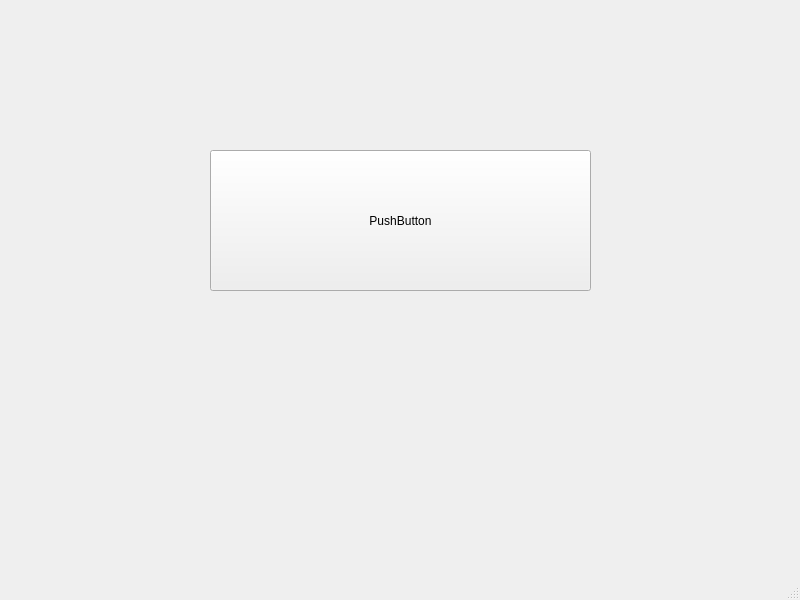
<?xml version="1.0" encoding="UTF-8"?>
<ui version="4.0">
 <class>MainWindow</class>
 <widget class="QMainWindow" name="MainWindow">
  <property name="geometry">
   <rect>
    <x>0</x>
    <y>0</y>
    <width>800</width>
    <height>600</height>
   </rect>
  </property>
  <property name="windowTitle">
   <string>MainWindow</string>
  </property>
  <widget class="QWidget" name="centralwidget">
   <widget class="QPushButton" name="pushButton">
    <property name="geometry">
     <rect>
      <x>210</x>
      <y>150</y>
      <width>381</width>
      <height>141</height>
     </rect>
    </property>
    <property name="text">
     <string>PushButton</string>
    </property>
   </widget>
  </widget>
  <widget class="QMenuBar" name="menubar">
   <property name="geometry">
    <rect>
     <x>0</x>
     <y>0</y>
     <width>800</width>
     <height>22</height>
    </rect>
   </property>
  </widget>
  <widget class="QStatusBar" name="statusbar"/>
 </widget>
 <resources/>
 <connections/>
</ui>
